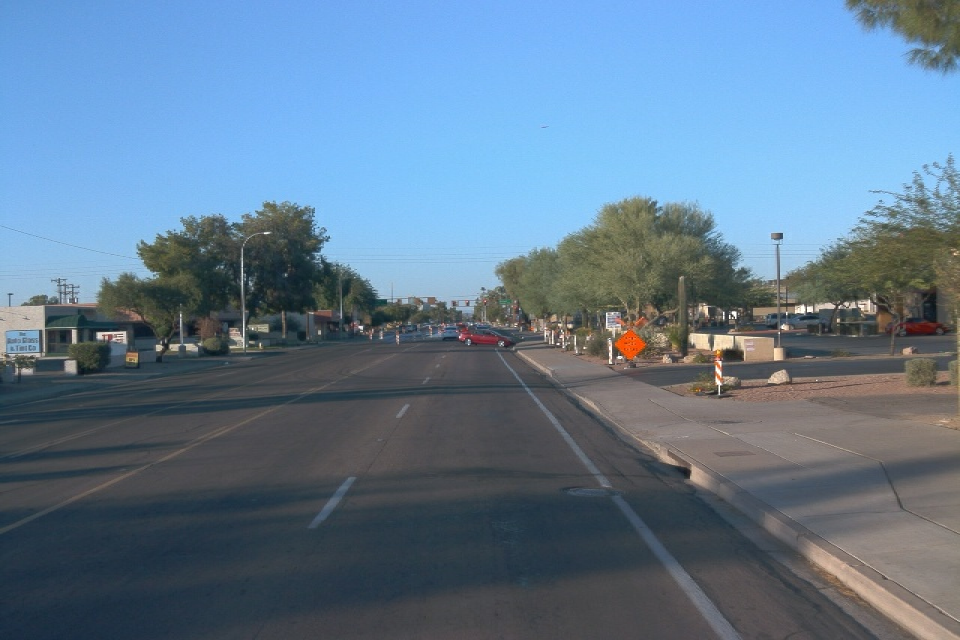
#> input picture exercises/02-computer-vision/03-intro-camera-sensor/exercise-3/data/images/segment-12257951615341726923_2196_690_2216_690_with_camera_labels_11.png, 1920 x 1280 px, given in place of 8410199966712301_4480_000_4500_000_with_camera_labels_79.png, which was not available (shown at 1/2 size)
$ python augmentations.py
#> lines starting #> are read from the running program, lines starting #| are printed output that depends on the picture; pictures that were not available may be replaced by others from this repository, and a replacement may not be noted
### exercises/02-computer-vision/03-intro-camera-sensor/exercise-3/utils.py
import matplotlib.pyplot as plt
import numpy as np
from matplotlib.patches import Rectangle
from PIL import Image


def display_results(img, bboxes, aug_img, aug_bboxes):
    f, ax = plt.subplots(1, 2, figsize=(10, 10))
    ax[0].imshow(img)
    for bb in bboxes:
        y1, x1, y2, x2 = bb
        rec = Rectangle((x1, y1), x2-x1, y2-y1, facecolor='none', edgecolor='r')
        ax[0].add_patch(rec)

    ax[1].imshow(aug_img)
    for bb in aug_bboxes:
        y1, x1, y2, x2 = bb
        rec = Rectangle((x1, y1), x2-x1, y2-y1, facecolor='none', edgecolor='r')
        ax[1].add_patch(rec)
    plt.show()


def check_results(img, boxes, aug_type, classes=None):
    if aug_type == 'hflip':
        imcheck = Image.open('data/augmented/flipped.png')
        bbcheck = np.load('data/augmented/flipped.npy')
        assert np.array_equal(np.array(imcheck), np.array(img)), 'Horizontal flip is wrong!'
        assert np.array_equal(np.array(boxes), bbcheck), 'Horizontal flip is wrong!'
        print('Horizontal flip is working')

    elif aug_type == 'resize':
        imcheck = Image.open('data/augmented/resized.png')
        bbcheck = np.load('data/augmented/resized.npy')
        assert np.array_equal(np.array(imcheck), np.array(img)), 'Resizing is wrong!'
        assert np.array_equal(np.array(boxes), bbcheck), 'Resizing is wrong!'
        print('Resizing is working')

    elif aug_type == 'random_crop':
        imcheck = Image.open('data/augmented/cropped.png')
        bbcheck = np.load('data/augmented/cropped_bb.npy')
        clcheck = np.load('data/augmented/cropped_cl.npy')
        assert np.array_equal(np.array(imcheck), np.array(img)), 'Cropping is wrong!'
        assert np.array_equal(np.array(boxes), bbcheck), 'Cropping is wrong!'
        assert np.array_equal(np.array(classes), clcheck), 'Cropping is wrong!'
        print('Cropping is working')
    return

### exercises/02-computer-vision/03-intro-camera-sensor/exercise-3/augmentations.py
import copy
import json
import random

import numpy as np
from PIL import Image

from utils import check_results, display_results


# [20 lines left out: function calculate_iou, not called in this run]


def hflip(img, bboxes):
    """
    horizontal flip of an image and annotations
    args:
    - img [PIL.Image]: original image
    - bboxes [list[list]]: list of bounding boxes
    return:
    - flipped_img [PIL.Image]: horizontally flipped image
    - flipped_bboxes [list[list]]: horizontally flipped bboxes
    """
    # IMPLEMENT THIS FUNCTION
    # flip image
    flipped_img = img.transpose(Image.FLIP_LEFT_RIGHT)
    w, h = img.size

    # flip bboxes
    bboxes = np.array(bboxes)
    flipped_bboxes = copy.copy(bboxes)
    flipped_bboxes[:, 1] = w - bboxes[:, 3]
    flipped_bboxes[:, 3] = w - bboxes[:, 1]
    return flipped_img, flipped_bboxes


# [68 lines left out: functions resize, random_crop, not called in this run]

if __name__ == '__main__':
    # fix seed to check results
    np.random.seed(48)

    # open annotations
    with open('data/ground_truth.json') as f:
#> (reads exercises/02-computer-vision/03-intro-camera-sensor/exercise-3/data/ground_truth.json from the repository)
        ground_truth = json.load(f)

    # filter annotations and open image
    filename = 'segment-12208410199966712301_4480_000_4500_000_with_camera_labels_79.png'
    gt_boxes = [g['boxes'] for g in ground_truth if g['filename'] == filename][0]
    gt_classes = [g['classes'] for g in ground_truth if g['filename'] == filename][0]
    img = Image.open(f'data/images/{filename}')
#> img is the input picture: PIL image 1920x1280 RGB; mean R, G, B 97.8, 122.5, 144.8

    # check horizontal flip
    flipped_img, flipped_bboxes = hflip(img, gt_boxes)
#> in hflip, `flipped_img = img.transpose(Image.FLIP_LEFT_RIGHT)`:
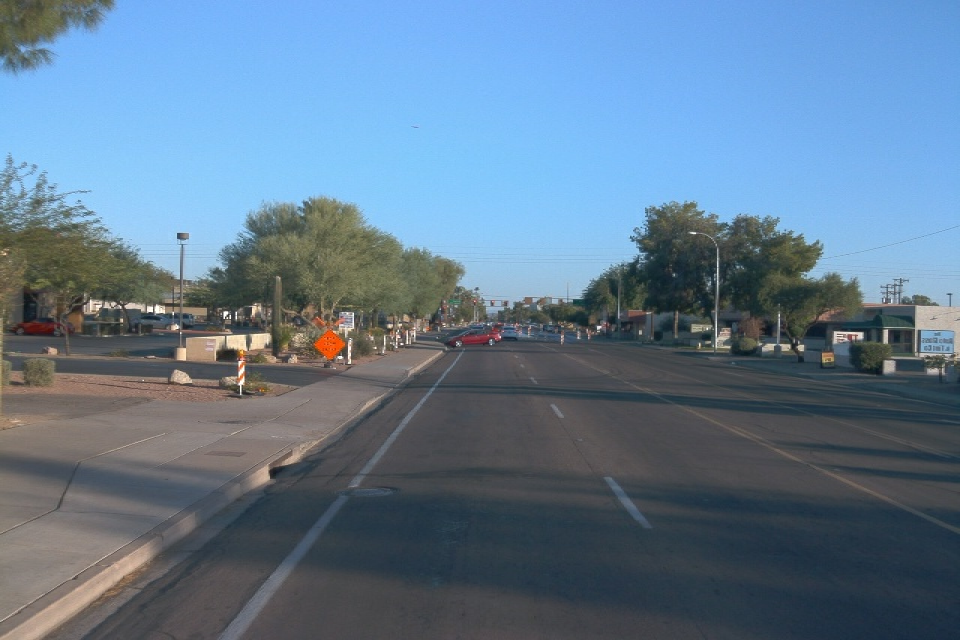
#> flipped_img: PIL image 1920x1280 RGB (shown at 1/2 size); mean R, G, B 97.8, 122.5, 144.8
#> flipped_bboxes = 18 rows, first 6: [810, 1527, 1280, 1920], [680, 434, 854, 672], [658, 659, 759, 791], [676, 772, 736, 802], [460, 953, 485, 1013], [643, 1194, 698, 1383]
    display_results(img, gt_boxes, flipped_img, flipped_bboxes)
#> the loop in display_results, `for bb in aug_bboxes:` made 18 passes
#> (y1, x1, y2, x2) on passes 1 to 12: (810, 1527, 1280, 1920), (680, 434, 854, 672), (658, 659, 759, 791), (676, 772, 736, 802), (460, 953, 485, 1013), (643, 1194, 698, 1383), (659, 1217, 720, 1379), (721, 1186, 876, 1404), (654, 1041, 747, 1078), (638, 1060, 774, 1214), (599, 827, 639, 931), (596, 1107, 636, 1162)
#> in display_results, `plt.show()`:
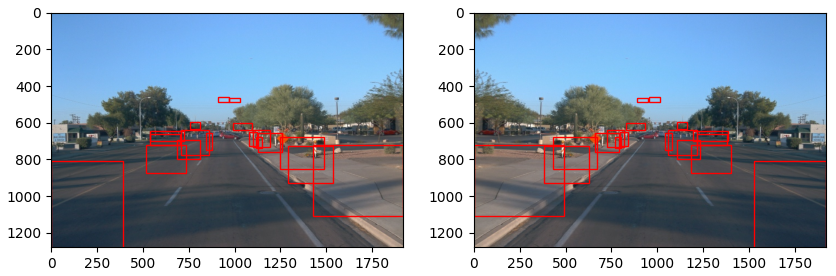
#> figure drawn by matplotlib, 2 panels
    check_results(flipped_img, flipped_bboxes, aug_type='hflip')
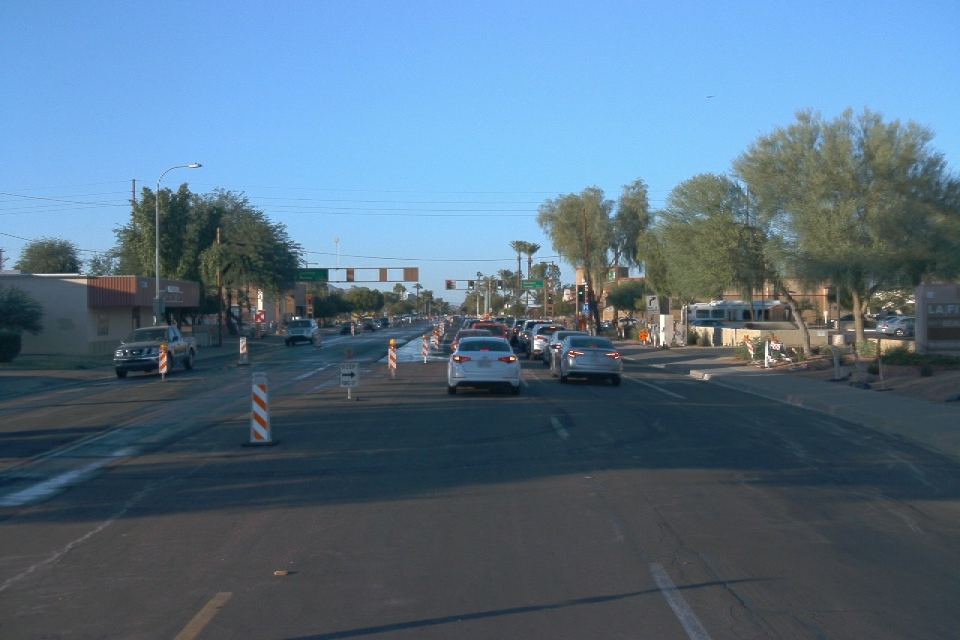
#> input picture exercises/02-computer-vision/03-intro-camera-sensor/exercise-3/data/images/segment-12257951615341726923_2196_690_2216_690_with_camera_labels_78.png, 1920 x 1280 px, given in place of flipped.png, which was not available (shown at 1/2 size)
#> in check_results, imcheck is the input picture: PIL image 1920x1280 RGB; mean R, G, B 86.3, 112.1, 133.4
#> (the run stopped early here; a loop or call above may not have finished)
